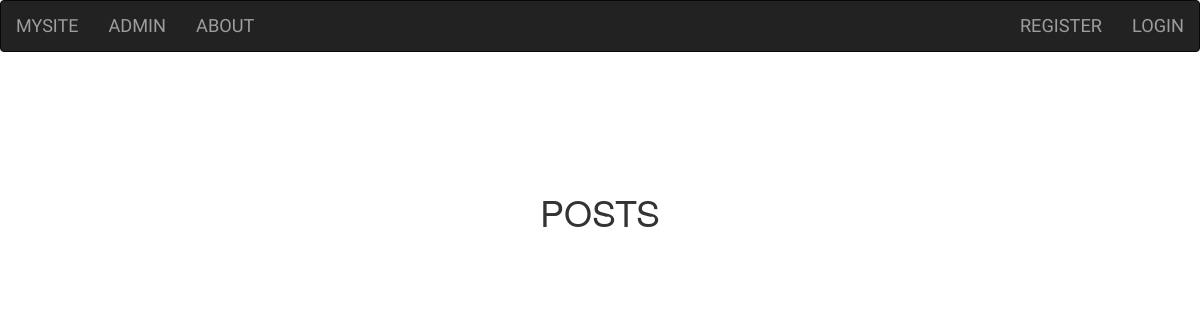
The app's page /, older data.
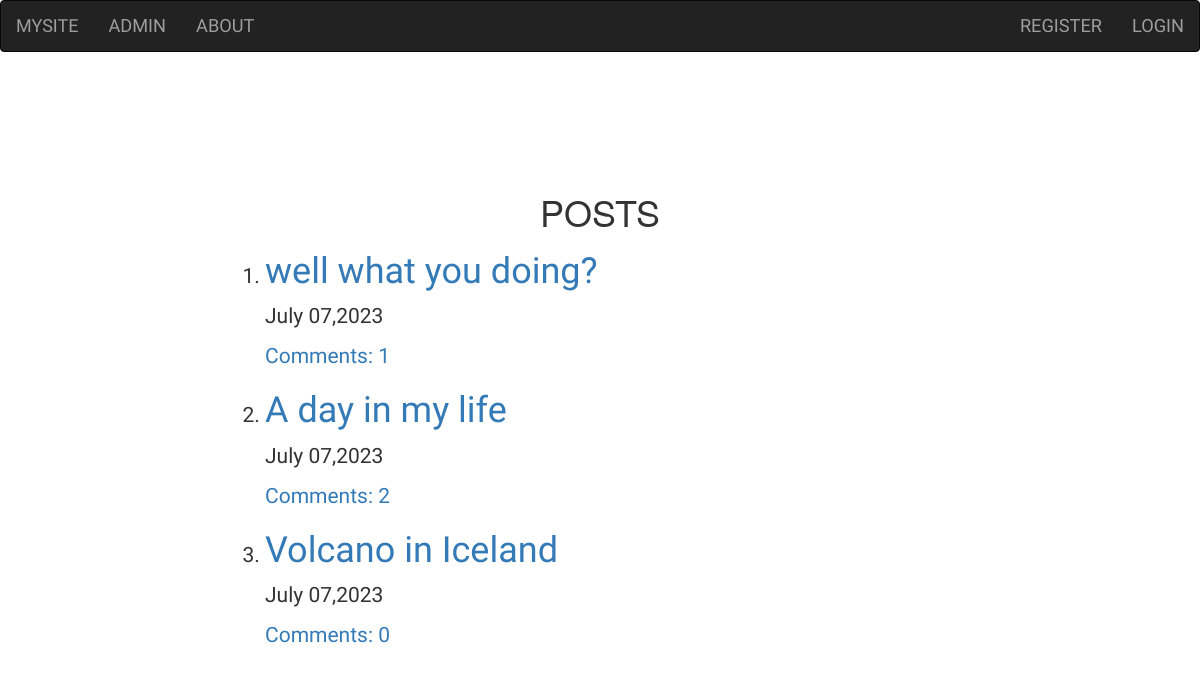
The same page, newer data.
### blog/models.py (models this page shows, shortened)
class Post(models.Model):
    author = models.ForeignKey('auth.User',on_delete=models.CASCADE)
    title = models.CharField(max_length=256)
    text = models.TextField()
    create_date = models.DateTimeField(default=timezone.now)
    publish_date = models.DateTimeField(blank=True,null=True)
    def approve_comments(self):
        return self.comments.filter(approved_comment = True)

### blog/views.py (the view)
# urls.py: path('',views.PostListView.as_view(),name='post_list'),
class PostListView(ListView):
    model = Post
    context_object_name = 'posts'
    def get_queryset(self):
        return Post.objects.filter(publish_date__lte=timezone.now()).order_by('-publish_date')

### blog/templates/blog/post_list.html (shortened to what this page needs)
{% extends 'blog/base.html' %}
{% block body_block %}
    <h1 class="center_heading">POSTS</h1>
    <ol>
        {% for post in posts %}
            <div class="centerpost ">
                <li>
                    <h1 class="loader">
                        <a href="{% url 'blog:post_detail' pk=post.pk %}">{{post.title}}</a>
                    </h1>
                    <p>{{post.create_date|date:"N d,Y"}}</p>
                    <a href="{% url 'blog:post_detail' pk=post.pk %}">Comments: {{post.approve_comments.count}}</a>
                </li>
            </div>
        {% endfor %}
    </ol>
{% endblock body_block %}

### blog/templates/blog/base.html (shortened to what this page needs)
<!DOCTYPE html>
{% load static %}
<html lang="en">
<head>
    <link rel="stylesheet" href="https://maxcdn.bootstrapcdn.com/bootstrap/3.4.1/css/bootstrap.min.css">
    <link rel="stylesheet" href="//cdn.jsdelivr.net/npm/medium-editor@latest/dist/css/medium-editor.min.css" type="text/css" media="screen" charset="utf-8">
    <link rel="stylesheet" href="{% static "css/styles.css"  %}">
</head>
<body>
    <nav class="navbar navbar-inverse technav">
        <div class="container-fluid">
            <div class="navbar-header">
                <a href="{% url 'blog:post_list' %}" class="navbar-brand">MYSITE</a>
            </div>
            <ul class="navbar-nav nav">
                <li> <a href="{% url 'admin:index' %}" class="nav-item">ADMIN</a></li>
                <li> <a href="{% url 'blog:about' %}" class="nav-item">ABOUT</a></li>
            </ul>
            <ul class="navbar-nav nav navbar-right">
                {% if user.is_authenticated %}
                    <li><a href="{% url 'logout' %}" class="navbar-item">LOGOUT</a></li>
                    <li><a href="{% url 'blog:post_new' %}" class="navbar-item">NEW POST</a></li>
                    <li><a href="{% url 'blog:post_draft_list' %}" class="navbar-item">DRAFTS</a></li>
                    <li><a class="navbar-item"> WELCOME {{user.username}}</a></li>
                {% else %}
                    <li> <a href="{% url 'signup' %}" class="nav-item">REGISTER</a></li>
                    <li><a href="{% url 'login' %}" class="navbar-item">LOGIN</a></li>
                {% endif %}
            </ul>
        </div>
    </nav>
    <div class="content container">
        <div class="row">
            <div class="col-md-offset-2 col-md-8">
                <div class="blog_posts">
                    {% block body_block %}
                    {% endblock body_block %}
                </div>
            </div>
        </div>
    </div>
</body>
</html>

### blog/static/css/styles.css (style rules this page uses)
.technav { font-family: 'Roboto Condensed', sans-serif; font-size: 1.3em; margin-bottom: 10%; }
.center_heading { text-align: center; margin-left: auto; margin-right: auto; }
.centerpost { font-family: 'Caprasimo', cursive; font-size: 1.5em; }
.loader { filter: hue-rotate(0deg); color: linear-gradient(45deg,#0f8,#08f); animation:hue 10000ms infinite linear; }

Row changes from the older to the newer data that the page shows:
added Post: title "well what you doing?", create_date "July 07,2023", approve_comments.count "1"
added Post: title "A day in my life", create_date "July 07,2023", approve_comments.count "2"
added Post: title "Volcano in Iceland", create_date "July 07,2023", approve_comments.count "0"
